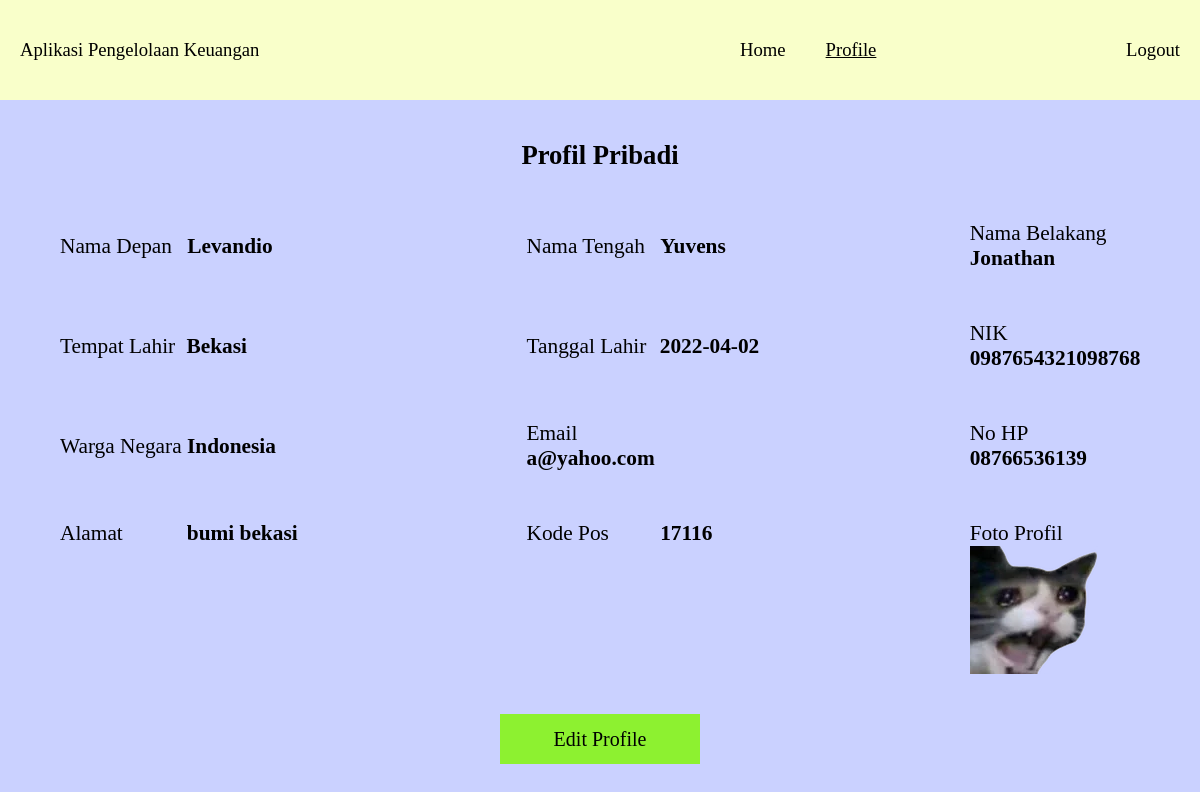
The app's page /profile.php (signed in) with its own data.
### tables this page shows
CREATE TABLE `users` (
  `namaDepan` varchar(50) NOT NULL,
  `namaTengah` varchar(50) NOT NULL,
  `namaBelakang` varchar(50) NOT NULL,
  `tempatLahir` varchar(50) NOT NULL,
  `tanggalLahir` date NOT NULL,
  `nik` char(16) NOT NULL,
  `wargaNegara` varchar(50) NOT NULL,
  `email` varchar(50) NOT NULL,
  `noHp` varchar(20) NOT NULL,
  `alamat` varchar(100) NOT NULL,
  `kodePos` int(5) NOT NULL,
  `username` varchar(50) NOT NULL,
  `pass1` varchar(50) NOT NULL,
  `pass2` varchar(50) NOT NULL,
  `fotoProfil` varchar(50) NOT NULL
);

### profile.php (the view, shortened to what this page needs)
<?php
    include ("config.php");
    $str_query = "SELECT * FROM users where nik = '".$_SESSION["nik-login"]."'";
    $query = mysqli_query($connection, $str_query);
    $row = mysqli_fetch_array($query);
?>
<!DOCTYPE html>
<html lang="en">
<head>
    <link rel="stylesheet" href="style.css">
</head>
<body style="background-color: #cad1ff;">
    <div class="navbar">
        <div class="navbar-title">
            Aplikasi Pengelolaan Keuangan
        </div>
        <div class="navbar-menu">
            <div class="navbar-item">
                <a href="./home.php">Home</a>
            </div>
            <div class="navbar-item">
                <u>
                    <a href="./profile.php">Profile</a>
                </u>
            </div>
        </div>
        <div class="navbar-logout">
            <a href="./logout.php">Logout</a>
        </div>
    </div>
    <div class="profile-title">
        <b>
            Profil Pribadi
        </b>
    </div>
    <div class="profile">
        <div class="row1">
            <div class="nama-dpn">
                <label for="nama-dpn">Nama Depan</label>
                <b>
                    <?php
                        echo $row["namaDepan"];
                    ?>
                </b>
            </div>
            <div class="nama-tgh">
                <label for="nama-tgh">Nama Tengah</label>
                <b>
                    <?php echo $row["namaTengah"]; ?>
                </b>
            </div>
            <div class="nama-blk">
                <label for="nama-blk">Nama Belakang</label>
                <b>
                    <?php echo $row["namaBelakang"]; ?>
                </b>
            </div>
        </div>
        <div class="row2">
            <div class="tpt-lahir">
                <label for="tpt-lahir">Tempat Lahir</label>
                <b>
                    <?php echo $row["tempatLahir"]; ?>
                </b>
            </div>
            <div class="tgl-lahir">
                <label for="tgl-lahir">Tanggal Lahir</label>
                <b>
                    <?php echo $row["tanggalLahir"] ?>
                </b>
            </div>
            <div class="nik">
                <label for="nik">NIK</label>
                <b>
                    <?php echo $row["nik"]; ?>
                </b>
            </div>
        </div>
        <div class="row3">
            <div class="wrg-ngr">
                <label for="wrg-ngr">Warga Negara</label>
                <b>
                    <?php echo $row["wargaNegara"]; ?>
                </b>
            </div>
            <div class="email">
                <label for="email">Email</label>
                <b>
                    <?php echo $row["email"]; ?>
                </b>
            </div>
            <div class="no-hp">
                <label for="no-hp">No HP</label>
                <b>
                    <?php echo $row["noHp"]; ?>
                </b>
            </div>
        </div>
        <div class="row4">
            <div class="alamat">
                <label for="alamat">Alamat</label>
                <b>
                    <?php echo $row["alamat"]; ?>
                </b>
            </div>
            <div class="kode-pos">
                <label for="kode-pos">Kode Pos</label>
                <b>
                    <?php echo $row["kodePos"]; ?>
                </b>
            </div>
            <div class="foto-profil-profile">
                <label for="foto-profil-profile">Foto Profil</label>
                <img src="./assets/<?php echo $row["fotoProfil"]; ?>" alt="fotoProfil" srcset="">
            </div>
        </div>
        <div class="edit-button">
            <a href="./editProfile.php" class="button">Edit Profile</a>
        </div>
    </div>
</body>
</html>

### style.css (style rules this page uses)
* { margin: 0px; padding: 0px; box-sizing: border-box; }
.row1 { display: flex; align-items: center; margin: 10px; margin-bottom: 40px; }
.nama-dpn { width: 33%; margin-left: 50px; }
.nama-dpn label { margin-right: 10px; }
.nama-tgh { width: 33%; margin-left: 100px; padding-left: 70px; }
.nama-tgh label { margin-right: 10px; }
.nama-blk { width: 33%; margin-left: 100px; padding-left: 100px; }
.nama-blk label { margin-right: 10px; }
.row2 { display: flex; align-items: center; margin: 10px; margin-bottom: 40px; }
.tpt-lahir { width: 33%; margin-left: 50px; }
.tpt-lahir label { margin-right: 6px; }
.tgl-lahir { width: 33%; margin-left: 100px; padding-left: 70px; }
.tgl-lahir label { margin-right: 8px; }
.nik { width: 33%; margin-left: 100px; padding-left: 100px; }
.nik label { margin-right: 109px; }
.row3 { display: flex; align-items: center; margin: 10px; margin-bottom: 40px; }
.wrg-ngr { width: 33%; margin-left: 50px; }
.email { width: 33%; margin-left: 100px; padding-left: 70px; }
.email label { margin-right: 77px; }
.no-hp { width: 33%; margin-left: 100px; padding-left: 100px; }
.no-hp label { margin-right: 88px; }
.row4 { display: flex; align-items: top; margin: 10px; margin-bottom: 40px; }
.alamat { width: 33%; margin-left: 50px; display: flex; align-items: top; }
.alamat label { margin-right: 64px; }
.kode-pos { width: 33%; margin-left: 100px; padding-left: 70px; }
.kode-pos label { margin-right: 46px; }
.navbar { display: flex; align-items: center; height: 100px; background-color: #f9ffca; font-size: 14pt; }
.navbar-title { width: 60%; padding: 20px; }
.navbar-menu { display: flex; width: 30%; }
.navbar-item { margin: 20px; }
.navbar-item a { text-decoration: none; color: black; }
.navbar-logout { display: flex; width: 10%; justify-content: flex-end; padding: 20px; }
.navbar-logout a { text-decoration: none; color: black; }
.profile-title { display: flex; justify-content: center; align-items: center; margin: 40px; font-size: 20pt; }
.profile { display: flex; justify-content: space-around; flex-direction: column; font-size: 16pt; margin-top: 20px; }
.foto-profil-profile { width: 33%; margin-left: 100px; padding-left: 100px; }
.foto-profil-profile label { margin-right: 53px; display: flex; align-items: top; }
.foto-profil-profile img { display: flex; max-width: 300px; max-height: 300px; }
.edit-button { display: flex; justify-content: center; }
.edit-button a { display: flex; flex-direction: row; justify-content: center; align-items: center; width: 200px; height: 50px; border: none; background-color: #8df130; appearance: button; cursor: pointer; font-size: 15pt; color: black; text-decoration: none; }

### records on screen
users: namaDepan "Levandio", namaTengah "Yuvens", namaBelakang "Jonathan", tempatLahir "Bekasi", tanggalLahir "2022-04-02", nik "0987654321098768", wargaNegara "Indonesia", email "a@yahoo.com", noHp "08766536139", alamat "bumi bekasi", kodePos "17116", fotoProfil (picture)
